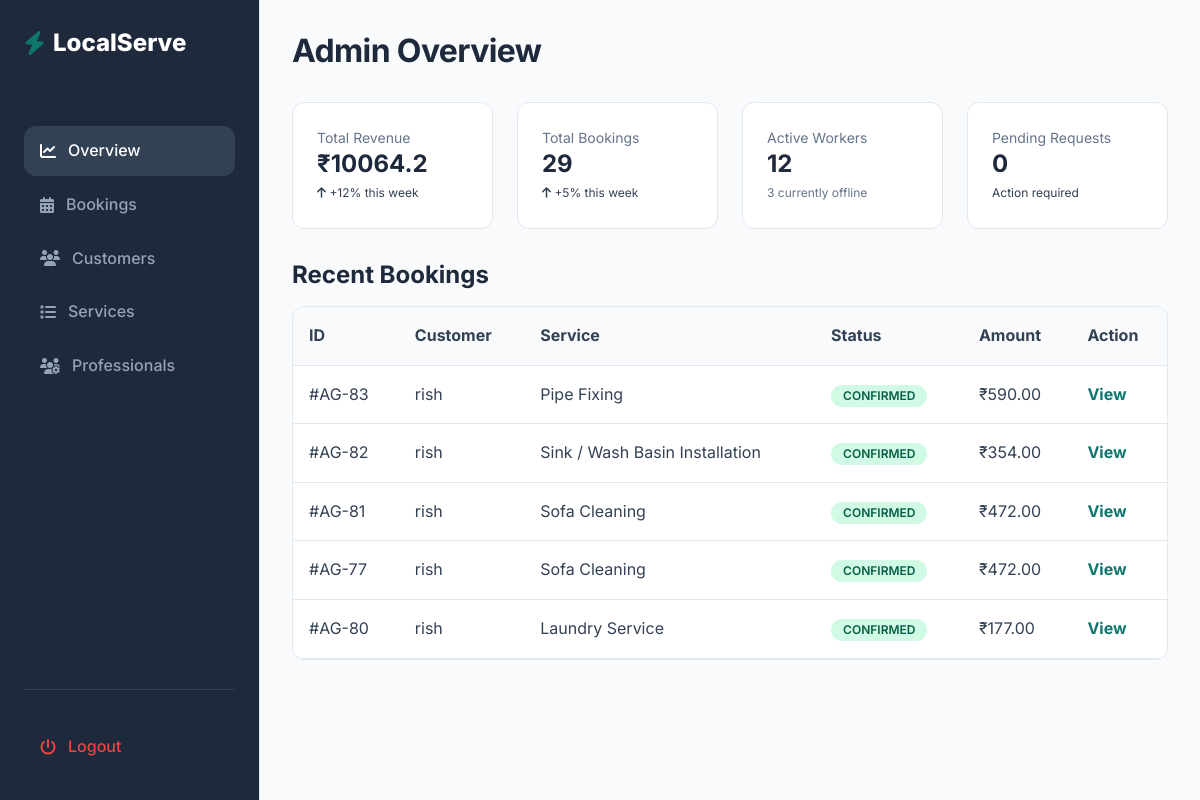
The page /dashboard/admin/ (signed in) on the database as committed earlier.
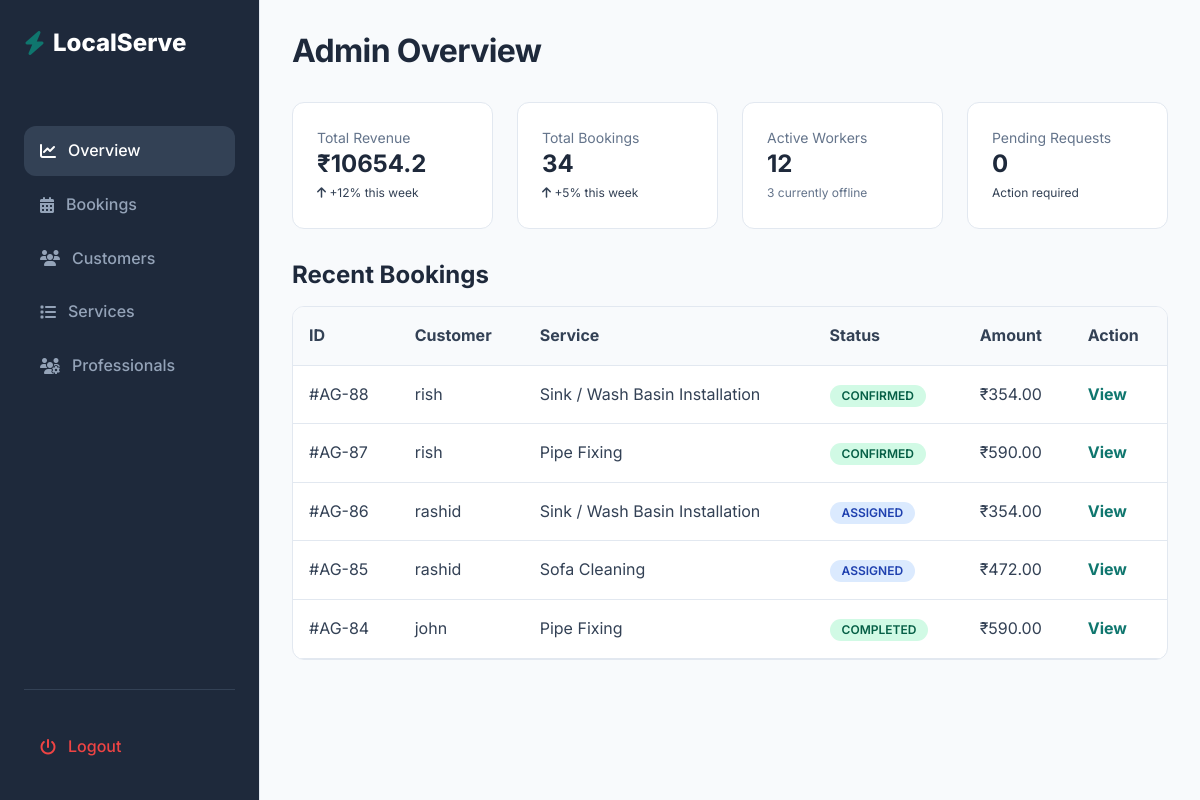
The same page on the database as committed later.
### bookings/models.py (models this page shows, shortened)
class Booking(models.Model):
    BOOKING_STATUS_CHOICES = [
        ('PENDING','Pending'),
        ('ASSIGNED', 'Assigned'),
        ('CONFIRMED','Confirmed'),
        ('IN_PROGRESS','In Progress'),
        ('COMPLETED','Completed'),
        ('CANCELLED', 'Cancelled'),
    ]
    customer = models.ForeignKey(User, on_delete = models.CASCADE, related_name='bookings')
    service = models.ForeignKey(Service, on_delete = models.CASCADE, related_name='bookings')
    worker = models.ForeignKey(Worker, on_delete = models.SET_NULL, null=True, blank=True, related_name='bookings')
    booking_date = models.DateField()
    booking_time = models.TimeField()
    end_time = models.TimeField(null=True, blank = True)
    total_price = models.DecimalField(max_digits=8, decimal_places=2, default=0)
    label = models.CharField(max_length=50, blank=True, null=True)
    address_line = models.CharField(max_length=500)
    city = models.CharField(max_length=100)
    state = models.CharField(max_length=100)
    pincode = models.CharField(max_length=10)
    landmark = models.CharField(max_length=100, blank=True)
    booking_status = models.CharField(max_length=20, choices = BOOKING_STATUS_CHOICES, default='PENDING')
    created_at = models.DateTimeField(auto_now_add=True)
    assigned_at = models.DateTimeField(null=True,blank=True)
    confirmed_at = models.DateTimeField(null=True, blank=True)
    started_at = models.DateTimeField(null=True, blank=True)
    completed_at = models.DateTimeField(null=True, blank=True)
    cancelled_at = models.DateTimeField(null=True, blank=True)
    updated_at = models.DateTimeField(auto_now = True)

### services/models.py (models this page shows, shortened)
class Service(models.Model):
    category = models.ForeignKey(ServiceCategory, on_delete=models.CASCADE, related_name = "services")
    title = models.CharField(max_length=150)
    description = models.TextField()
    price = models.DecimalField(max_digits=8,decimal_places=2)
    duration_minutes = models.PositiveIntegerField(
        help_text="Duration in minutes"
    )
    image = models.ImageField(upload_to="services/",blank=True, null=True)
    is_active = models.BooleanField(default=True)
    created_at = models.DateTimeField(auto_now_add=True)
    is_best_seller = models.BooleanField(default=False)
    includes = models.TextField(blank=True,default="",
        help_text="Enter one item per line (e.g. Deep dusting, Floor cleaning, etc.)"
    )

### dashboard/views.py (the view)
# urls.py: path('admin/', views.admin_dashboard, name = 'admin_dashboard'),
@staff_member_required
@never_cache
def admin_dashboard(request):
    total_revenue = Booking.objects.filter(booking_status = "COMPLETED").aggregate(total=Sum("total_price"))["total"] or 0
    total_bookings = Booking.objects.count()
    active_workers = Worker.objects.filter(is_active=True).count()
    pending_requests = Booking.objects.filter(
        booking_status="PENDING").count()
    recent_bookings = Booking.objects.select_related("customer", "service").order_by("-created_at")[:5]
    context ={
        "total_revenue": total_revenue,
        "total_bookings": total_bookings,
        "active_workers": active_workers,
        "pending_requests": pending_requests,
        "recent_bookings": recent_bookings,
    }
    return render(request,'admin/dashboard/admin_dashboard.html',context)

### templates/admin/dashboard/admin_dashboard.html (shortened to what this page needs)
{% extends "base_admin.html" %}
        {% block content %}
            <h2 style="margin-bottom: 2rem;">Admin Overview</h2>
            <div class="grid grid-cols-4 grid-gap" style="margin-bottom: 2rem;">
                <div class="card p-6">
                    <p class="text-sm text-light mb-1">Total Revenue</p>
                    <h3 class="text-2xl font-bold text-success">₹{{ total_revenue|floatformat:1 }}</h3>
                    <span class="text-xs text-success"><i class="fa-solid fa-arrow-up"></i> +12% this week</span>
                </div>
                <div class="card p-6">
                    <p class="text-sm text-light mb-1">Total Bookings</p>
                    <h3 class="text-2xl font-bold">{{ total_bookings }}</h3>
                    <span class="text-xs text-success"><i class="fa-solid fa-arrow-up"></i> +5% this week</span>
                </div>
                <div class="card p-6">
                    <p class="text-sm text-light mb-1">Active Workers</p>
                    <h3 class="text-2xl font-bold">{{ active_workers }}</h3>
                    <span class="text-xs text-light">3 currently offline</span>
                </div>
                <div class="card p-6">
                    <p class="text-sm text-light mb-1">Pending Requests</p>
                    <h3 class="text-2xl font-bold text-warning">{{ pending_requests }}</h3>
                    <span class="text-xs text-warning">Action required</span>
                </div>
            </div>
            <h3 style="margin-bottom: 1rem;">Recent Bookings</h3>
            <div class="card" style="padding: 0; overflow: hidden;">
                <table style="width: 100%; border-collapse: collapse; text-align: left;">
                    <thead style="background: #F8FAFC; border-bottom: 1px solid var(--color-border);">
                        <tr>
                            <th style="padding: 1rem;">ID</th>
                            <th style="padding: 1rem;">Customer</th>
                            <th style="padding: 1rem;">Service</th>
                            <th style="padding: 1rem;">Status</th>
                            <th style="padding: 1rem;">Amount</th>
                            <th style="padding: 1rem;">Action</th>
                        </tr>
                    </thead>
                    <tbody>
                        {% for booking in recent_bookings %}
                        <tr style="border-bottom: 1px solid var(--color-border);">
                            <td style="padding: 1rem;">#AG-{{ booking.id }}</td>
                            <td style="padding: 1rem;">{{ booking.customer.username }}</td>
                            <td style="padding: 1rem;">{{ booking.service.title }}</td>
                            <td style="padding: 1rem;">
                                {% if booking.booking_status == "PENDING" %}
                                <span class="badge badge-warning">Pending</span>
                                {% elif booking.booking_status == "ASSIGNED" %}
                                <span class="badge badge-info">Assigned</span>
                                {% elif booking.booking_status == "CONFIRMED" %}
                                <span class="badge badge-success">Confirmed</span>
                                {% elif booking.booking_status == "COMPLETED" %}
                                <span class="badge badge-success">Completed</span>
                                {% elif booking.booking_status == "CANCELLED" %}
                                <span class="badge badge-danger">Cancelled</span>
                                {% endif %}
                            </td>
                            <td style="padding: 1rem;">₹{{ booking.total_price }}</td>
                            <td style="padding: 1rem;"><a href="{% url 'admin_booking_detail' booking.id %}?from=dashboard"
                                    class="text-primary font-bold">View</a></td>
                        </tr>
                        {% endfor %}
                    </tbody>
                </table>
            </div>
        {% endblock %}

Rows that differ between the two databases and show on the page:
no longer on this page (row unchanged): Booking: id "83", customer.username "rish", service "Pipe Fixing", booking_status "CONFIRMED", total_price "590.00"
no longer on this page (row unchanged): Booking: id "82", customer.username "rish", service "Sink / Wash Basin Installation", booking_status "CONFIRMED", total_price "354.00"
no longer on this page (row unchanged): Booking: id "81", customer.username "rish", service "Sofa Cleaning", booking_status "CONFIRMED", total_price "472.00"
no longer on this page (row unchanged): Booking: id "77", customer.username "rish", service "Sofa Cleaning", booking_status "CONFIRMED", total_price "472.00"
no longer on this page (row unchanged): Booking: id "80", customer.username "rish", service "Laundry Service", booking_status "CONFIRMED", total_price "177.00"
added Booking: id "88", customer.username "rish", service "Sink / Wash Basin Installation", booking_status "CONFIRMED", total_price "354.00"
added Booking: id "87", customer.username "rish", service "Pipe Fixing", booking_status "CONFIRMED", total_price "590.00"
added Booking: id "86", customer.username "rashid", service "Sink / Wash Basin Installation", booking_status "ASSIGNED", total_price "354.00"
added Booking: id "85", customer.username "rashid", service "Sofa Cleaning", booking_status "ASSIGNED", total_price "472.00"
added Booking: id "84", customer.username "john", service "Pipe Fixing", booking_status "COMPLETED", total_price "590.00"
Other text that changed with them:
{{ total_revenue|floatformat:1 }}: "10064.2" → "10654.2"
{{ total_bookings }}: "29" → "34"
